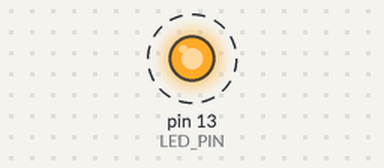
Simulated run of this sketch. Board: Arduino Uno, built with avr-gcc and run on an emulated ATmega328P. On the bench: output pins drawn as LEDs (lit = HIGH). Dashed ring = blinking. What the sketch prints to the serial monitor is not drawn.

Above: at 0.08 s.
Timing chart, 0 to 3.0 s (numbered marks = the images above):
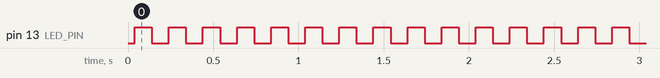

The sketch:

blink_test.ino
```cpp
/*
 * Simple Rapid LED Blink Test
 * Flashes the built-in LED rapidly to verify Arduino is working
 */

const int LED_PIN = 13;  // Built-in LED on most Arduinos
const int BLINK_DELAY = 100;  // 100ms = rapid flash

void setup() {
  pinMode(LED_PIN, OUTPUT);

  // Initialize serial for debugging
  Serial.begin(9600);
  Serial.println("Arduino Uno R3 SMD Visduino - LED Blink Test");
  Serial.println("Rapidly flashing built-in LED on Pin 13");
  Serial.println("System ready!");
}

void loop() {
  digitalWrite(LED_PIN, HIGH);  // Turn LED on
  Serial.print(".");
  delay(BLINK_DELAY);

  digitalWrite(LED_PIN, LOW);   // Turn LED off
  delay(BLINK_DELAY);
}
```

Measured:
- by itself, pin 13 (LED_PIN): alternates HIGH for 0.10 s and LOW for 0.10 s
